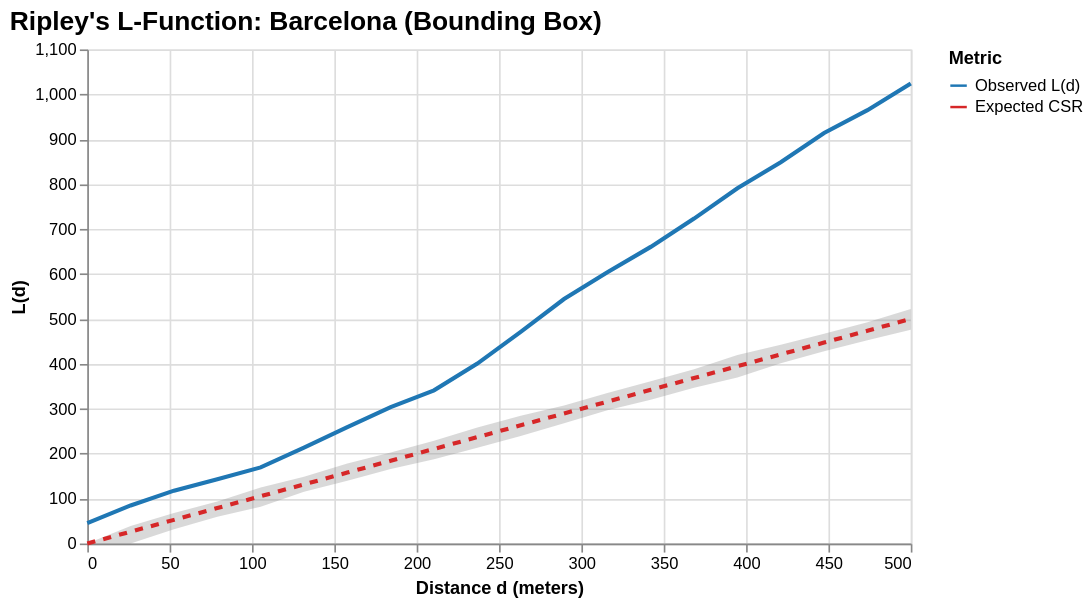
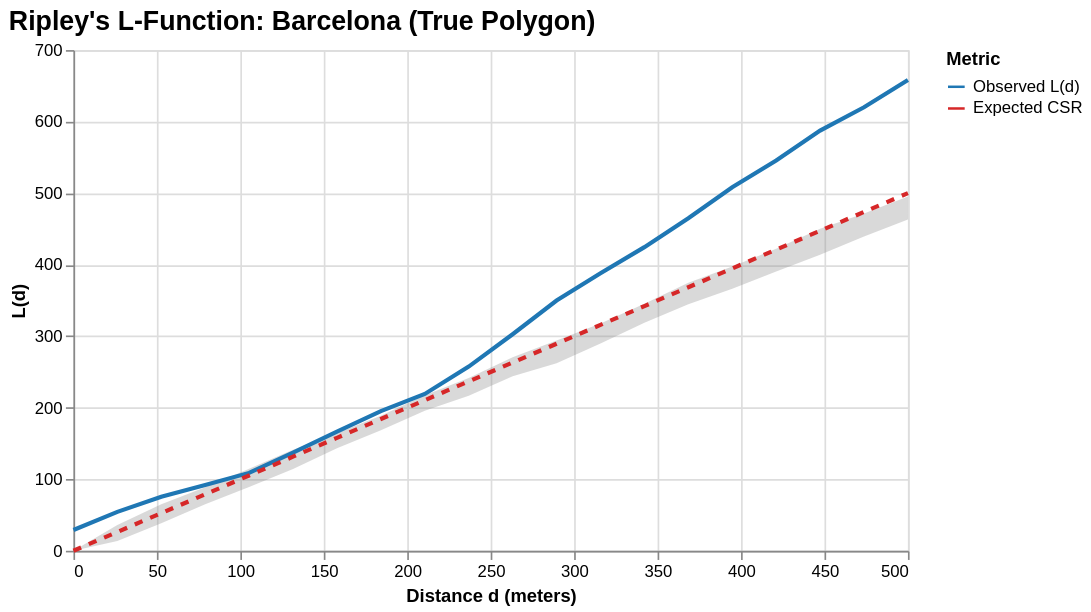
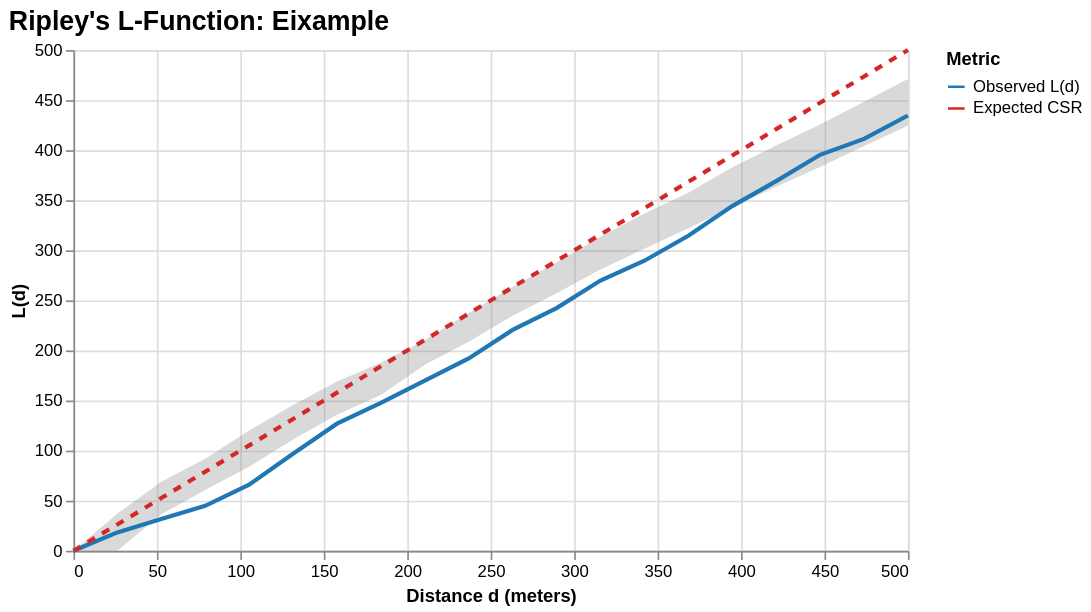
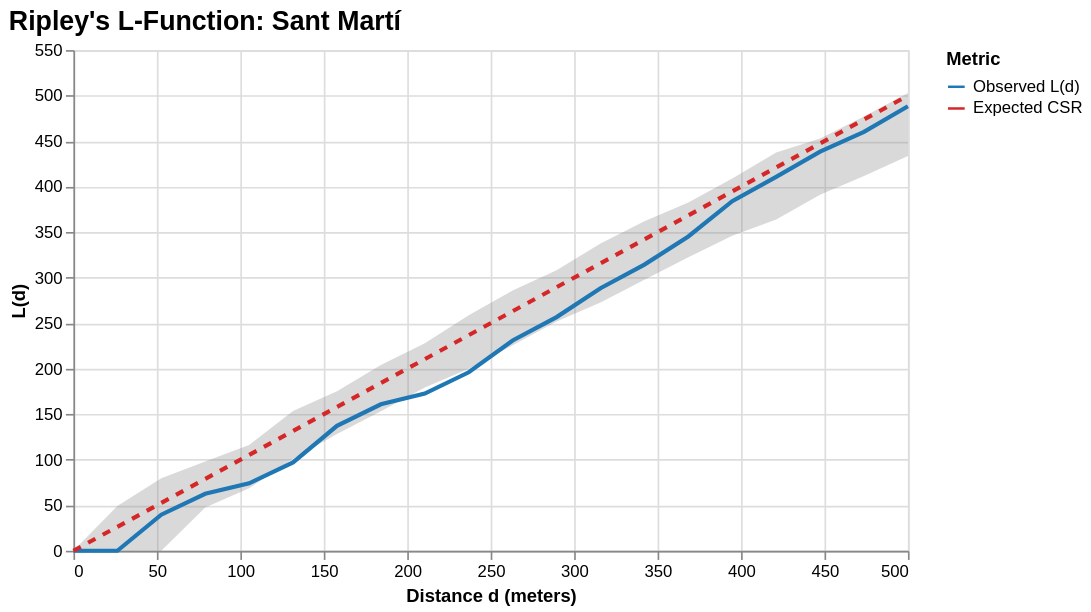

Notebook cell for these charts, in order:
### Code cell
# ==========================================
# 2. Execution Loop for Districts
# ==========================================

print("--- City-Wide Comparisons ---")
chart_bbox = analyze_and_plot_area(stations_gdf, "Barcelona (Bounding Box)", max_distance=500)
chart_bbox.display()

chart_true = analyze_and_plot_area(stations_gdf, "Barcelona (True Polygon)", max_distance=500)
chart_true.display()


print("\n--- District Analysis ---")
# Count stations by DISTRICT instead of neighborhood
station_counts = stations_with_nhood['nom_districte'].value_counts()

# Keep districts with at least 10 stations
valid_districts = station_counts[station_counts >= 10].index.tolist()

print(f"Found {len(valid_districts)} districts with 10+ stations.")

for district in valid_districts:
    # Notice: Increased max_distance to 800m because districts are physically larger
    chart = analyze_and_plot_area(stations_gdf, district, max_distance=500)
    
    if isinstance(chart, str):
        print(chart)
    else:
        chart.display()

### Figure 1 — Vega-Lite specification as saved in the notebook (floating-point values rounded to 4 significant figures)
{"config": {"view": {"continuousWidth": 300, "continuousHeight": 300}, "title": {"anchor": "start", "font": "Arial", "fontSize": 16}}, "layer": [{"data": {"name": "data-79d9a192017991d75df8ba352d695495"}, "mark": {"type": "area", "color": "#808080", "opacity": 0.3}, "encoding": {"x": {"field": "Distance", "type": "quantitative"}, "y": {"field": "Lower CI", "type": "quantitative"}, "y2": {"field": "Upper CI"}}}, {"data": {"name": "data-46fc702af0fb381aeec912562055ce50"}, "mark": {"type": "line", "size": 2.5}, "encoding": {"color": {"field": "Metric", "scale": {"domain": ["Observed L(d)", "Expected CSR"], "range": ["#1f77b4", "#d62728"]}, "type": "nominal"}, "strokeDash": {"condition": {"test": "(datum.Metric === 'Expected CSR')", "value": [5, 5]}, "value": [0]}, "x": {"field": "Distance", "title": "Distance d (meters)", "type": "quantitative"}, "y": {"field": "L_value", "title": "L(d)", "type": "quantitative"}}}], "height": 300, "title": "Ripley's L-Function: Barcelona (Bounding Box)", "width": 500, "$schema": "https://vega.github.io/schema/vega-lite/v6.1.0.json", "datasets": {"data-79d9a192017991d75df8ba352d695495": [{"Distance": 0.0, "Observed L(d)": 45.28, "Expected CSR": 0.0, "Lower CI": 0.0, "Upper CI": 0.0}, {"Distance": 26.32, "Observed L(d)": 84.7, "Expected CSR": 26.32, "Lower CI": 0.0, "Upper CI": 39.21}, {"Distance": 52.63, "Observed L(d)": 117.6, "Expected CSR": 52.63, "Lower CI": 32.01, "Upper CI": 68.1}, {"Distance": 78.95, "Observed L(d)": 143.2, "Expected CSR": 78.95, "Lower CI": 59.67, "Upper CI": 93.61}, {"Distance": 105.3, "Observed L(d)": 169.4, "Expected CSR": 105.3, "Lower CI": 81.62, "Upper CI": 124.6}, {"Distance": 131.6, "Observed L(d)": 213.6, "Expected CSR": 131.6, "Lower CI": 115.3, "Upper CI": 148.6}, {"Distance": 157.9, "Observed L(d)": 259.1, "Expected CSR": 157.9, "Lower CI": 139.5, "Upper CI": 178.4}, {"Distance": 184.2, "Observed L(d)": 303.7, "Expected CSR": 184.2, "Lower CI": 166.0, "Upper CI": 202.5}, {"Distance": 210.5, "Observed L(d)": 341.1, "Expected CSR": 210.5, "Lower CI": 187.8, "Upper CI": 228.8}, {"Distance": 236.8, "Observed L(d)": 400.5, "Expected CSR": 236.8, "Lower CI": 213.2, "Upper CI": 258.2}, {"Distance": 263.2, "Observed L(d)": 471.1, "Expected CSR": 263.2, "Lower CI": 239.5, "Upper CI": 284.6}, {"Distance": 289.5, "Observed L(d)": 544.3, "Expected CSR": 289.5, "Lower CI": 267.5, "Upper CI": 307.3}, {"Distance": 315.8, "Observed L(d)": 603.6, "Expected CSR": 315.8, "Lower CI": 296.6, "Upper CI": 335.4}, {"Distance": 342.1, "Observed L(d)": 660.4, "Expected CSR": 342.1, "Lower CI": 320.1, "Upper CI": 361.1}, {"Distance": 368.4, "Observed L(d)": 723.3, "Expected CSR": 368.4, "Lower CI": 346.6, "Upper CI": 388.0}, {"Distance": 394.7, "Observed L(d)": 790.7, "Expected CSR": 394.7, "Lower CI": 369.7, "Upper CI": 419.9}, {"Distance": 421.1, "Observed L(d)": 848.8, "Expected CSR": 421.1, "Lower CI": 401.5, "Upper CI": 442.7}, {"Distance": 447.4, "Observed L(d)": 914.0, "Expected CSR": 447.4, "Lower CI": 428.0, "Upper CI": 466.9}, {"Distance": 473.7, "Observed L(d)": 964.7, "Expected CSR": 473.7, "Lower CI": 452.7, "Upper CI": 492.8}, {"Distance": 500.0, "Observed L(d)": 1024.0, "Expected CSR": 500.0, "Lower CI": 475.9, "Upper CI": 521.9}], "data-46fc702af0fb381aeec912562055ce50": [{"Distance": 0.0, "Lower CI": 0.0, "Upper CI": 0.0, "Metric": "Observed L(d)", "L_value": 45.28}, {"Distance": 26.32, "Lower CI": 0.0, "Upper CI": 39.21, "Metric": "Observed L(d)", "L_value": 84.7}, {"Distance": 52.63, "Lower CI": 32.01, "Upper CI": 68.1, "Metric": "Observed L(d)", "L_value": 117.6}, {"Distance": 78.95, "Lower CI": 59.67, "Upper CI": 93.61, "Metric": "Observed L(d)", "L_value": 143.2}, {"Distance": 105.3, "Lower CI": 81.62, "Upper CI": 124.6, "Metric": "Observed L(d)", "L_value": 169.4}, {"Distance": 131.6, "Lower CI": 115.3, "Upper CI": 148.6, "Metric": "Observed L(d)", "L_value": 213.6}, {"Distance": 157.9, "Lower CI": 139.5, "Upper CI": 178.4, "Metric": "Observed L(d)", "L_value": 259.1}, {"Distance": 184.2, "Lower CI": 166.0, "Upper CI": 202.5, "Metric": "Observed L(d)", "L_value": 303.7}, {"Distance": 210.5, "Lower CI": 187.8, "Upper CI": 228.8, "Metric": "Observed L(d)", "L_value": 341.1}, {"Distance": 236.8, "Lower CI": 213.2, "Upper CI": 258.2, "Metric": "Observed L(d)", "L_value": 400.5}, {"Distance": 263.2, "Lower CI": 239.5, "Upper CI": 284.6, "Metric": "Observed L(d)", "L_value": 471.1}, {"Distance": 289.5, "Lower CI": 267.5, "Upper CI": 307.3, "Metric": "Observed L(d)", "L_value": 544.3}, {"Distance": 315.8, "Lower CI": 296.6, "Upper CI": 335.4, "Metric": "Observed L(d)", "L_value": 603.6}, {"Distance": 342.1, "Lower CI": 320.1, "Upper CI": 361.1, "Metric": "Observed L(d)", "L_value": 660.4}, {"Distance": 368.4, "Lower CI": 346.6, "Upper CI": 388.0, "Metric": "Observed L(d)", "L_value": 723.3}, {"Distance": 394.7, "Lower CI": 369.7, "Upper CI": 419.9, "Metric": "Observed L(d)", "L_value": 790.7}, {"Distance": 421.1, "Lower CI": 401.5, "Upper CI": 442.7, "Metric": "Observed L(d)", "L_value": 848.8}, {"Distance": 447.4, "Lower CI": 428.0, "Upper CI": 466.9, "Metric": "Observed L(d)", "L_value": 914.0}, {"Distance": 473.7, "Lower CI": 452.7, "Upper CI": 492.8, "Metric": "Observed L(d)", "L_value": 964.7}, {"Distance": 500.0, "Lower CI": 475.9, "Upper CI": 521.9, "Metric": "Observed L(d)", "L_value": 1024.0}, {"Distance": 0.0, "Lower CI": 0.0, "Upper CI": 0.0, "Metric": "Expected CSR", "L_value": 0.0}, {"Distance": 26.32, "Lower CI": 0.0, "Upper CI": 39.21, "Metric": "Expected CSR", "L_value": 26.32}, {"Distance": 52.63, "Lower CI": 32.01, "Upper CI": 68.1, "Metric": "Expected CSR", "L_value": 52.63}, {"Distance": 78.95, "Lower CI": 59.67, "Upper CI": 93.61, "Metric": "Expected CSR", "L_value": 78.95}, {"Distance": 105.3, "Lower CI": 81.62, "Upper CI": 124.6, "Metric": "Expected CSR", "L_value": 105.3}, {"Distance": 131.6, "Lower CI": 115.3, "Upper CI": 148.6, "Metric": "Expected CSR", "L_value": 131.6}, {"Distance": 157.9, "Lower CI": 139.5, "Upper CI": 178.4, "Metric": "Expected CSR", "L_value": 157.9}, {"Distance": 184.2, "Lower CI": 166.0, "Upper CI": 202.5, "Metric": "Expected CSR", "L_value": 184.2}, {"Distance": 210.5, "Lower CI": 187.8, "Upper CI": 228.8, "Metric": "Expected CSR", "L_value": 210.5}, {"Distance": 236.8, "Lower CI": 213.2, "Upper CI": 258.2, "Metric": "Expected CSR", "L_value": 236.8}, {"Distance": 263.2, "Lower CI": 239.5, "Upper CI": 284.6, "Metric": "Expected CSR", "L_value": 263.2}, {"Distance": 289.5, "Lower CI": 267.5, "Upper CI": 307.3, "Metric": "Expected CSR", "L_value": 289.5}, {"Distance": 315.8, "Lower CI": 296.6, "Upper CI": 335.4, "Metric": "Expected CSR", "L_value": 315.8}, {"Distance": 342.1, "Lower CI": 320.1, "Upper CI": 361.1, "Metric": "Expected CSR", "L_value": 342.1}, {"Distance": 368.4, "Lower CI": 346.6, "Upper CI": 388.0, "Metric": "Expected CSR", "L_value": 368.4}, {"Distance": 394.7, "Lower CI": 369.7, "Upper CI": 419.9, "Metric": "Expected CSR", "L_value": 394.7}, {"Distance": 421.1, "Lower CI": 401.5, "Upper CI": 442.7, "Metric": "Expected CSR", "L_value": 421.1}, {"Distance": 447.4, "Lower CI": 428.0, "Upper CI": 466.9, "Metric": "Expected CSR", "L_value": 447.4}, {"Distance": 473.7, "Lower CI": 452.7, "Upper CI": 492.8, "Metric": "Expected CSR", "L_value": 473.7}, {"Distance": 500.0, "Lower CI": 475.9, "Upper CI": 521.9, "Metric": "Expected CSR", "L_value": 500.0}]}}

### Figure 2 — Vega-Lite specification as saved in the notebook (floating-point values rounded to 4 significant figures)
{"config": {"view": {"continuousWidth": 300, "continuousHeight": 300}, "title": {"anchor": "start", "font": "Arial", "fontSize": 16}}, "layer": [{"data": {"name": "data-0fc0849d9788339267044d8625cf9505"}, "mark": {"type": "area", "color": "#808080", "opacity": 0.3}, "encoding": {"x": {"field": "Distance", "type": "quantitative"}, "y": {"field": "Lower CI", "type": "quantitative"}, "y2": {"field": "Upper CI"}}}, {"data": {"name": "data-56fac09a25ee3739a450d289af706b23"}, "mark": {"type": "line", "size": 2.5}, "encoding": {"color": {"field": "Metric", "scale": {"domain": ["Observed L(d)", "Expected CSR"], "range": ["#1f77b4", "#d62728"]}, "type": "nominal"}, "strokeDash": {"condition": {"test": "(datum.Metric === 'Expected CSR')", "value": [5, 5]}, "value": [0]}, "x": {"field": "Distance", "title": "Distance d (meters)", "type": "quantitative"}, "y": {"field": "L_value", "title": "L(d)", "type": "quantitative"}}}], "height": 300, "title": "Ripley's L-Function: Barcelona (True Polygon)", "width": 500, "$schema": "https://vega.github.io/schema/vega-lite/v6.1.0.json", "datasets": {"data-0fc0849d9788339267044d8625cf9505": [{"Distance": 0.0, "Observed L(d)": 29.1, "Expected CSR": 0.0, "Lower CI": 0.0, "Upper CI": 0.0}, {"Distance": 26.32, "Observed L(d)": 54.44, "Expected CSR": 26.32, "Lower CI": 13.82, "Upper CI": 35.92}, {"Distance": 52.63, "Observed L(d)": 75.6, "Expected CSR": 52.63, "Lower CI": 38.5, "Upper CI": 65.07}, {"Distance": 78.95, "Observed L(d)": 92.02, "Expected CSR": 78.95, "Lower CI": 64.9, "Upper CI": 88.79}, {"Distance": 105.3, "Observed L(d)": 108.9, "Expected CSR": 105.3, "Lower CI": 89.13, "Upper CI": 114.8}, {"Distance": 131.6, "Observed L(d)": 137.3, "Expected CSR": 131.6, "Lower CI": 114.3, "Upper CI": 141.1}, {"Distance": 157.9, "Observed L(d)": 166.5, "Expected CSR": 157.9, "Lower CI": 143.2, "Upper CI": 164.7}, {"Distance": 184.2, "Observed L(d)": 195.2, "Expected CSR": 184.2, "Lower CI": 168.4, "Upper CI": 188.7}, {"Distance": 210.5, "Observed L(d)": 219.2, "Expected CSR": 210.5, "Lower CI": 195.7, "Upper CI": 217.3}, {"Distance": 236.8, "Observed L(d)": 257.4, "Expected CSR": 236.8, "Lower CI": 216.7, "Upper CI": 241.5}, {"Distance": 263.2, "Observed L(d)": 302.8, "Expected CSR": 263.2, "Lower CI": 243.9, "Upper CI": 270.7}, {"Distance": 289.5, "Observed L(d)": 349.8, "Expected CSR": 289.5, "Lower CI": 262.3, "Upper CI": 293.9}, {"Distance": 315.8, "Observed L(d)": 388.0, "Expected CSR": 315.8, "Lower CI": 289.9, "Upper CI": 317.8}, {"Distance": 342.1, "Observed L(d)": 424.5, "Expected CSR": 342.1, "Lower CI": 318.6, "Upper CI": 345.3}, {"Distance": 368.4, "Observed L(d)": 464.9, "Expected CSR": 368.4, "Lower CI": 344.5, "Upper CI": 374.7}, {"Distance": 394.7, "Observed L(d)": 508.2, "Expected CSR": 394.7, "Lower CI": 366.3, "Upper CI": 397.6}, {"Distance": 421.1, "Observed L(d)": 545.6, "Expected CSR": 421.1, "Lower CI": 390.5, "Upper CI": 422.1}, {"Distance": 447.4, "Observed L(d)": 587.4, "Expected CSR": 447.4, "Lower CI": 413.8, "Upper CI": 450.3}, {"Distance": 473.7, "Observed L(d)": 620.0, "Expected CSR": 473.7, "Lower CI": 439.5, "Upper CI": 471.7}, {"Distance": 500.0, "Observed L(d)": 658.1, "Expected CSR": 500.0, "Lower CI": 463.0, "Upper CI": 495.3}], "data-56fac09a25ee3739a450d289af706b23": [{"Distance": 0.0, "Lower CI": 0.0, "Upper CI": 0.0, "Metric": "Observed L(d)", "L_value": 29.1}, {"Distance": 26.32, "Lower CI": 13.82, "Upper CI": 35.92, "Metric": "Observed L(d)", "L_value": 54.44}, {"Distance": 52.63, "Lower CI": 38.5, "Upper CI": 65.07, "Metric": "Observed L(d)", "L_value": 75.6}, {"Distance": 78.95, "Lower CI": 64.9, "Upper CI": 88.79, "Metric": "Observed L(d)", "L_value": 92.02}, {"Distance": 105.3, "Lower CI": 89.13, "Upper CI": 114.8, "Metric": "Observed L(d)", "L_value": 108.9}, {"Distance": 131.6, "Lower CI": 114.3, "Upper CI": 141.1, "Metric": "Observed L(d)", "L_value": 137.3}, {"Distance": 157.9, "Lower CI": 143.2, "Upper CI": 164.7, "Metric": "Observed L(d)", "L_value": 166.5}, {"Distance": 184.2, "Lower CI": 168.4, "Upper CI": 188.7, "Metric": "Observed L(d)", "L_value": 195.2}, {"Distance": 210.5, "Lower CI": 195.7, "Upper CI": 217.3, "Metric": "Observed L(d)", "L_value": 219.2}, {"Distance": 236.8, "Lower CI": 216.7, "Upper CI": 241.5, "Metric": "Observed L(d)", "L_value": 257.4}, {"Distance": 263.2, "Lower CI": 243.9, "Upper CI": 270.7, "Metric": "Observed L(d)", "L_value": 302.8}, {"Distance": 289.5, "Lower CI": 262.3, "Upper CI": 293.9, "Metric": "Observed L(d)", "L_value": 349.8}, {"Distance": 315.8, "Lower CI": 289.9, "Upper CI": 317.8, "Metric": "Observed L(d)", "L_value": 388.0}, {"Distance": 342.1, "Lower CI": 318.6, "Upper CI": 345.3, "Metric": "Observed L(d)", "L_value": 424.5}, {"Distance": 368.4, "Lower CI": 344.5, "Upper CI": 374.7, "Metric": "Observed L(d)", "L_value": 464.9}, {"Distance": 394.7, "Lower CI": 366.3, "Upper CI": 397.6, "Metric": "Observed L(d)", "L_value": 508.2}, {"Distance": 421.1, "Lower CI": 390.5, "Upper CI": 422.1, "Metric": "Observed L(d)", "L_value": 545.6}, {"Distance": 447.4, "Lower CI": 413.8, "Upper CI": 450.3, "Metric": "Observed L(d)", "L_value": 587.4}, {"Distance": 473.7, "Lower CI": 439.5, "Upper CI": 471.7, "Metric": "Observed L(d)", "L_value": 620.0}, {"Distance": 500.0, "Lower CI": 463.0, "Upper CI": 495.3, "Metric": "Observed L(d)", "L_value": 658.1}, {"Distance": 0.0, "Lower CI": 0.0, "Upper CI": 0.0, "Metric": "Expected CSR", "L_value": 0.0}, {"Distance": 26.32, "Lower CI": 13.82, "Upper CI": 35.92, "Metric": "Expected CSR", "L_value": 26.32}, {"Distance": 52.63, "Lower CI": 38.5, "Upper CI": 65.07, "Metric": "Expected CSR", "L_value": 52.63}, {"Distance": 78.95, "Lower CI": 64.9, "Upper CI": 88.79, "Metric": "Expected CSR", "L_value": 78.95}, {"Distance": 105.3, "Lower CI": 89.13, "Upper CI": 114.8, "Metric": "Expected CSR", "L_value": 105.3}, {"Distance": 131.6, "Lower CI": 114.3, "Upper CI": 141.1, "Metric": "Expected CSR", "L_value": 131.6}, {"Distance": 157.9, "Lower CI": 143.2, "Upper CI": 164.7, "Metric": "Expected CSR", "L_value": 157.9}, {"Distance": 184.2, "Lower CI": 168.4, "Upper CI": 188.7, "Metric": "Expected CSR", "L_value": 184.2}, {"Distance": 210.5, "Lower CI": 195.7, "Upper CI": 217.3, "Metric": "Expected CSR", "L_value": 210.5}, {"Distance": 236.8, "Lower CI": 216.7, "Upper CI": 241.5, "Metric": "Expected CSR", "L_value": 236.8}, {"Distance": 263.2, "Lower CI": 243.9, "Upper CI": 270.7, "Metric": "Expected CSR", "L_value": 263.2}, {"Distance": 289.5, "Lower CI": 262.3, "Upper CI": 293.9, "Metric": "Expected CSR", "L_value": 289.5}, {"Distance": 315.8, "Lower CI": 289.9, "Upper CI": 317.8, "Metric": "Expected CSR", "L_value": 315.8}, {"Distance": 342.1, "Lower CI": 318.6, "Upper CI": 345.3, "Metric": "Expected CSR", "L_value": 342.1}, {"Distance": 368.4, "Lower CI": 344.5, "Upper CI": 374.7, "Metric": "Expected CSR", "L_value": 368.4}, {"Distance": 394.7, "Lower CI": 366.3, "Upper CI": 397.6, "Metric": "Expected CSR", "L_value": 394.7}, {"Distance": 421.1, "Lower CI": 390.5, "Upper CI": 422.1, "Metric": "Expected CSR", "L_value": 421.1}, {"Distance": 447.4, "Lower CI": 413.8, "Upper CI": 450.3, "Metric": "Expected CSR", "L_value": 447.4}, {"Distance": 473.7, "Lower CI": 439.5, "Upper CI": 471.7, "Metric": "Expected CSR", "L_value": 473.7}, {"Distance": 500.0, "Lower CI": 463.0, "Upper CI": 495.3, "Metric": "Expected CSR", "L_value": 500.0}]}}

### Figure 3 — Vega-Lite specification as saved in the notebook (floating-point values rounded to 4 significant figures)
{"config": {"view": {"continuousWidth": 300, "continuousHeight": 300}, "title": {"anchor": "start", "font": "Arial", "fontSize": 16}}, "layer": [{"data": {"name": "data-4d0e725746707df623b0a2d98f602371"}, "mark": {"type": "area", "color": "#808080", "opacity": 0.3}, "encoding": {"x": {"field": "Distance", "type": "quantitative"}, "y": {"field": "Lower CI", "type": "quantitative"}, "y2": {"field": "Upper CI"}}}, {"data": {"name": "data-a4d2cd398b923a3c0fc63fc97572ec12"}, "mark": {"type": "line", "size": 2.5}, "encoding": {"color": {"field": "Metric", "scale": {"domain": ["Observed L(d)", "Expected CSR"], "range": ["#1f77b4", "#d62728"]}, "type": "nominal"}, "strokeDash": {"condition": {"test": "(datum.Metric === 'Expected CSR')", "value": [5, 5]}, "value": [0]}, "x": {"field": "Distance", "title": "Distance d (meters)", "type": "quantitative"}, "y": {"field": "L_value", "title": "L(d)", "type": "quantitative"}}}], "height": 300, "title": "Ripley's L-Function: Eixample", "width": 500, "$schema": "https://vega.github.io/schema/vega-lite/v6.1.0.json", "datasets": {"data-4d0e725746707df623b0a2d98f602371": [{"Distance": 0.0, "Observed L(d)": 0.0, "Expected CSR": 0.0, "Lower CI": 0.0, "Upper CI": 0.0}, {"Distance": 26.32, "Observed L(d)": 18.32, "Expected CSR": 26.32, "Lower CI": 0.0, "Upper CI": 37.05}, {"Distance": 52.63, "Observed L(d)": 31.73, "Expected CSR": 52.63, "Lower CI": 36.39, "Upper CI": 68.89}, {"Distance": 78.95, "Observed L(d)": 44.87, "Expected CSR": 78.95, "Lower CI": 60.75, "Upper CI": 91.94}, {"Distance": 105.3, "Observed L(d)": 66.05, "Expected CSR": 105.3, "Lower CI": 83.94, "Upper CI": 120.2}, {"Distance": 131.6, "Observed L(d)": 96.93, "Expected CSR": 131.6, "Lower CI": 111.2, "Upper CI": 145.5}, {"Distance": 157.9, "Observed L(d)": 126.9, "Expected CSR": 157.9, "Lower CI": 135.8, "Upper CI": 169.1}, {"Distance": 184.2, "Observed L(d)": 147.7, "Expected CSR": 184.2, "Lower CI": 155.4, "Upper CI": 187.8}, {"Distance": 210.5, "Observed L(d)": 169.9, "Expected CSR": 210.5, "Lower CI": 185.8, "Upper CI": 210.6}, {"Distance": 236.8, "Observed L(d)": 192.1, "Expected CSR": 236.8, "Lower CI": 208.8, "Upper CI": 237.5}, {"Distance": 263.2, "Observed L(d)": 220.6, "Expected CSR": 263.2, "Lower CI": 234.6, "Upper CI": 263.6}, {"Distance": 289.5, "Observed L(d)": 242.3, "Expected CSR": 289.5, "Lower CI": 257.1, "Upper CI": 288.1}, {"Distance": 315.8, "Observed L(d)": 269.8, "Expected CSR": 315.8, "Lower CI": 280.8, "Upper CI": 313.6}, {"Distance": 342.1, "Observed L(d)": 289.6, "Expected CSR": 342.1, "Lower CI": 301.6, "Upper CI": 336.8}, {"Distance": 368.4, "Observed L(d)": 314.6, "Expected CSR": 368.4, "Lower CI": 322.0, "Upper CI": 357.6}, {"Distance": 394.7, "Observed L(d)": 344.2, "Expected CSR": 394.7, "Lower CI": 343.0, "Upper CI": 383.1}, {"Distance": 421.1, "Observed L(d)": 369.1, "Expected CSR": 421.1, "Lower CI": 363.5, "Upper CI": 404.6}, {"Distance": 447.4, "Observed L(d)": 395.4, "Expected CSR": 447.4, "Lower CI": 383.3, "Upper CI": 425.8}, {"Distance": 473.7, "Observed L(d)": 411.2, "Expected CSR": 473.7, "Lower CI": 404.2, "Upper CI": 448.4}, {"Distance": 500.0, "Observed L(d)": 434.6, "Expected CSR": 500.0, "Lower CI": 424.4, "Upper CI": 471.2}], "data-a4d2cd398b923a3c0fc63fc97572ec12": [{"Distance": 0.0, "Lower CI": 0.0, "Upper CI": 0.0, "Metric": "Observed L(d)", "L_value": 0.0}, {"Distance": 26.32, "Lower CI": 0.0, "Upper CI": 37.05, "Metric": "Observed L(d)", "L_value": 18.32}, {"Distance": 52.63, "Lower CI": 36.39, "Upper CI": 68.89, "Metric": "Observed L(d)", "L_value": 31.73}, {"Distance": 78.95, "Lower CI": 60.75, "Upper CI": 91.94, "Metric": "Observed L(d)", "L_value": 44.87}, {"Distance": 105.3, "Lower CI": 83.94, "Upper CI": 120.2, "Metric": "Observed L(d)", "L_value": 66.05}, {"Distance": 131.6, "Lower CI": 111.2, "Upper CI": 145.5, "Metric": "Observed L(d)", "L_value": 96.93}, {"Distance": 157.9, "Lower CI": 135.8, "Upper CI": 169.1, "Metric": "Observed L(d)", "L_value": 126.9}, {"Distance": 184.2, "Lower CI": 155.4, "Upper CI": 187.8, "Metric": "Observed L(d)", "L_value": 147.7}, {"Distance": 210.5, "Lower CI": 185.8, "Upper CI": 210.6, "Metric": "Observed L(d)", "L_value": 169.9}, {"Distance": 236.8, "Lower CI": 208.8, "Upper CI": 237.5, "Metric": "Observed L(d)", "L_value": 192.1}, {"Distance": 263.2, "Lower CI": 234.6, "Upper CI": 263.6, "Metric": "Observed L(d)", "L_value": 220.6}, {"Distance": 289.5, "Lower CI": 257.1, "Upper CI": 288.1, "Metric": "Observed L(d)", "L_value": 242.3}, {"Distance": 315.8, "Lower CI": 280.8, "Upper CI": 313.6, "Metric": "Observed L(d)", "L_value": 269.8}, {"Distance": 342.1, "Lower CI": 301.6, "Upper CI": 336.8, "Metric": "Observed L(d)", "L_value": 289.6}, {"Distance": 368.4, "Lower CI": 322.0, "Upper CI": 357.6, "Metric": "Observed L(d)", "L_value": 314.6}, {"Distance": 394.7, "Lower CI": 343.0, "Upper CI": 383.1, "Metric": "Observed L(d)", "L_value": 344.2}, {"Distance": 421.1, "Lower CI": 363.5, "Upper CI": 404.6, "Metric": "Observed L(d)", "L_value": 369.1}, {"Distance": 447.4, "Lower CI": 383.3, "Upper CI": 425.8, "Metric": "Observed L(d)", "L_value": 395.4}, {"Distance": 473.7, "Lower CI": 404.2, "Upper CI": 448.4, "Metric": "Observed L(d)", "L_value": 411.2}, {"Distance": 500.0, "Lower CI": 424.4, "Upper CI": 471.2, "Metric": "Observed L(d)", "L_value": 434.6}, {"Distance": 0.0, "Lower CI": 0.0, "Upper CI": 0.0, "Metric": "Expected CSR", "L_value": 0.0}, {"Distance": 26.32, "Lower CI": 0.0, "Upper CI": 37.05, "Metric": "Expected CSR", "L_value": 26.32}, {"Distance": 52.63, "Lower CI": 36.39, "Upper CI": 68.89, "Metric": "Expected CSR", "L_value": 52.63}, {"Distance": 78.95, "Lower CI": 60.75, "Upper CI": 91.94, "Metric": "Expected CSR", "L_value": 78.95}, {"Distance": 105.3, "Lower CI": 83.94, "Upper CI": 120.2, "Metric": "Expected CSR", "L_value": 105.3}, {"Distance": 131.6, "Lower CI": 111.2, "Upper CI": 145.5, "Metric": "Expected CSR", "L_value": 131.6}, {"Distance": 157.9, "Lower CI": 135.8, "Upper CI": 169.1, "Metric": "Expected CSR", "L_value": 157.9}, {"Distance": 184.2, "Lower CI": 155.4, "Upper CI": 187.8, "Metric": "Expected CSR", "L_value": 184.2}, {"Distance": 210.5, "Lower CI": 185.8, "Upper CI": 210.6, "Metric": "Expected CSR", "L_value": 210.5}, {"Distance": 236.8, "Lower CI": 208.8, "Upper CI": 237.5, "Metric": "Expected CSR", "L_value": 236.8}, {"Distance": 263.2, "Lower CI": 234.6, "Upper CI": 263.6, "Metric": "Expected CSR", "L_value": 263.2}, {"Distance": 289.5, "Lower CI": 257.1, "Upper CI": 288.1, "Metric": "Expected CSR", "L_value": 289.5}, {"Distance": 315.8, "Lower CI": 280.8, "Upper CI": 313.6, "Metric": "Expected CSR", "L_value": 315.8}, {"Distance": 342.1, "Lower CI": 301.6, "Upper CI": 336.8, "Metric": "Expected CSR", "L_value": 342.1}, {"Distance": 368.4, "Lower CI": 322.0, "Upper CI": 357.6, "Metric": "Expected CSR", "L_value": 368.4}, {"Distance": 394.7, "Lower CI": 343.0, "Upper CI": 383.1, "Metric": "Expected CSR", "L_value": 394.7}, {"Distance": 421.1, "Lower CI": 363.5, "Upper CI": 404.6, "Metric": "Expected CSR", "L_value": 421.1}, {"Distance": 447.4, "Lower CI": 383.3, "Upper CI": 425.8, "Metric": "Expected CSR", "L_value": 447.4}, {"Distance": 473.7, "Lower CI": 404.2, "Upper CI": 448.4, "Metric": "Expected CSR", "L_value": 473.7}, {"Distance": 500.0, "Lower CI": 424.4, "Upper CI": 471.2, "Metric": "Expected CSR", "L_value": 500.0}]}}

### Figure 4 — Vega-Lite specification as saved in the notebook (floating-point values rounded to 4 significant figures)
{"config": {"view": {"continuousWidth": 300, "continuousHeight": 300}, "title": {"anchor": "start", "font": "Arial", "fontSize": 16}}, "layer": [{"data": {"name": "data-cf87388783cbdc26cc7050a4fe1153c4"}, "mark": {"type": "area", "color": "#808080", "opacity": 0.3}, "encoding": {"x": {"field": "Distance", "type": "quantitative"}, "y": {"field": "Lower CI", "type": "quantitative"}, "y2": {"field": "Upper CI"}}}, {"data": {"name": "data-985b9b08c326a963f52f5b467188f8d1"}, "mark": {"type": "line", "size": 2.5}, "encoding": {"color": {"field": "Metric", "scale": {"domain": ["Observed L(d)", "Expected CSR"], "range": ["#1f77b4", "#d62728"]}, "type": "nominal"}, "strokeDash": {"condition": {"test": "(datum.Metric === 'Expected CSR')", "value": [5, 5]}, "value": [0]}, "x": {"field": "Distance", "title": "Distance d (meters)", "type": "quantitative"}, "y": {"field": "L_value", "title": "L(d)", "type": "quantitative"}}}], "height": 300, "title": "Ripley's L-Function: Sant Martí", "width": 500, "$schema": "https://vega.github.io/schema/vega-lite/v6.1.0.json", "datasets": {"data-cf87388783cbdc26cc7050a4fe1153c4": [{"Distance": 0.0, "Observed L(d)": 0.0, "Expected CSR": 0.0, "Lower CI": 0.0, "Upper CI": 0.0}, {"Distance": 26.32, "Observed L(d)": 0.0, "Expected CSR": 26.32, "Lower CI": 0.0, "Upper CI": 49.21}, {"Distance": 52.63, "Observed L(d)": 39.61, "Expected CSR": 52.63, "Lower CI": 0.0, "Upper CI": 79.68}, {"Distance": 78.95, "Observed L(d)": 62.62, "Expected CSR": 78.95, "Lower CI": 47.48, "Upper CI": 97.94}, {"Distance": 105.3, "Observed L(d)": 74.1, "Expected CSR": 105.3, "Lower CI": 68.6, "Upper CI": 116.3}, {"Distance": 131.6, "Observed L(d)": 97.01, "Expected CSR": 131.6, "Lower CI": 101.0, "Upper CI": 153.6}, {"Distance": 157.9, "Observed L(d)": 137.2, "Expected CSR": 157.9, "Lower CI": 128.2, "Upper CI": 175.3}, {"Distance": 184.2, "Observed L(d)": 160.9, "Expected CSR": 184.2, "Lower CI": 153.4, "Upper CI": 204.0}, {"Distance": 210.5, "Observed L(d)": 172.6, "Expected CSR": 210.5, "Lower CI": 179.3, "Upper CI": 228.0}, {"Distance": 236.8, "Observed L(d)": 196.0, "Expected CSR": 236.8, "Lower CI": 200.0, "Upper CI": 258.7}, {"Distance": 263.2, "Observed L(d)": 230.9, "Expected CSR": 263.2, "Lower CI": 225.7, "Upper CI": 285.8}, {"Distance": 289.5, "Observed L(d)": 256.7, "Expected CSR": 289.5, "Lower CI": 251.9, "Upper CI": 308.2}, {"Distance": 315.8, "Observed L(d)": 288.3, "Expected CSR": 315.8, "Lower CI": 272.8, "Upper CI": 337.4}, {"Distance": 342.1, "Observed L(d)": 314.4, "Expected CSR": 342.1, "Lower CI": 297.6, "Upper CI": 362.1}, {"Distance": 368.4, "Observed L(d)": 345.3, "Expected CSR": 368.4, "Lower CI": 322.5, "Upper CI": 382.6}, {"Distance": 394.7, "Observed L(d)": 384.0, "Expected CSR": 394.7, "Lower CI": 346.0, "Upper CI": 409.0}, {"Distance": 421.1, "Observed L(d)": 410.6, "Expected CSR": 421.1, "Lower CI": 364.0, "Upper CI": 437.5}, {"Distance": 447.4, "Observed L(d)": 438.4, "Expected CSR": 447.4, "Lower CI": 391.0, "Upper CI": 452.9}, {"Distance": 473.7, "Observed L(d)": 460.2, "Expected CSR": 473.7, "Lower CI": 411.6, "Upper CI": 477.1}, {"Distance": 500.0, "Observed L(d)": 488.3, "Expected CSR": 500.0, "Lower CI": 433.7, "Upper CI": 502.7}], "data-985b9b08c326a963f52f5b467188f8d1": [{"Distance": 0.0, "Lower CI": 0.0, "Upper CI": 0.0, "Metric": "Observed L(d)", "L_value": 0.0}, {"Distance": 26.32, "Lower CI": 0.0, "Upper CI": 49.21, "Metric": "Observed L(d)", "L_value": 0.0}, {"Distance": 52.63, "Lower CI": 0.0, "Upper CI": 79.68, "Metric": "Observed L(d)", "L_value": 39.61}, {"Distance": 78.95, "Lower CI": 47.48, "Upper CI": 97.94, "Metric": "Observed L(d)", "L_value": 62.62}, {"Distance": 105.3, "Lower CI": 68.6, "Upper CI": 116.3, "Metric": "Observed L(d)", "L_value": 74.1}, {"Distance": 131.6, "Lower CI": 101.0, "Upper CI": 153.6, "Metric": "Observed L(d)", "L_value": 97.01}, {"Distance": 157.9, "Lower CI": 128.2, "Upper CI": 175.3, "Metric": "Observed L(d)", "L_value": 137.2}, {"Distance": 184.2, "Lower CI": 153.4, "Upper CI": 204.0, "Metric": "Observed L(d)", "L_value": 160.9}, {"Distance": 210.5, "Lower CI": 179.3, "Upper CI": 228.0, "Metric": "Observed L(d)", "L_value": 172.6}, {"Distance": 236.8, "Lower CI": 200.0, "Upper CI": 258.7, "Metric": "Observed L(d)", "L_value": 196.0}, {"Distance": 263.2, "Lower CI": 225.7, "Upper CI": 285.8, "Metric": "Observed L(d)", "L_value": 230.9}, {"Distance": 289.5, "Lower CI": 251.9, "Upper CI": 308.2, "Metric": "Observed L(d)", "L_value": 256.7}, {"Distance": 315.8, "Lower CI": 272.8, "Upper CI": 337.4, "Metric": "Observed L(d)", "L_value": 288.3}, {"Distance": 342.1, "Lower CI": 297.6, "Upper CI": 362.1, "Metric": "Observed L(d)", "L_value": 314.4}, {"Distance": 368.4, "Lower CI": 322.5, "Upper CI": 382.6, "Metric": "Observed L(d)", "L_value": 345.3}, {"Distance": 394.7, "Lower CI": 346.0, "Upper CI": 409.0, "Metric": "Observed L(d)", "L_value": 384.0}, {"Distance": 421.1, "Lower CI": 364.0, "Upper CI": 437.5, "Metric": "Observed L(d)", "L_value": 410.6}, {"Distance": 447.4, "Lower CI": 391.0, "Upper CI": 452.9, "Metric": "Observed L(d)", "L_value": 438.4}, {"Distance": 473.7, "Lower CI": 411.6, "Upper CI": 477.1, "Metric": "Observed L(d)", "L_value": 460.2}, {"Distance": 500.0, "Lower CI": 433.7, "Upper CI": 502.7, "Metric": "Observed L(d)", "L_value": 488.3}, {"Distance": 0.0, "Lower CI": 0.0, "Upper CI": 0.0, "Metric": "Expected CSR", "L_value": 0.0}, {"Distance": 26.32, "Lower CI": 0.0, "Upper CI": 49.21, "Metric": "Expected CSR", "L_value": 26.32}, {"Distance": 52.63, "Lower CI": 0.0, "Upper CI": 79.68, "Metric": "Expected CSR", "L_value": 52.63}, {"Distance": 78.95, "Lower CI": 47.48, "Upper CI": 97.94, "Metric": "Expected CSR", "L_value": 78.95}, {"Distance": 105.3, "Lower CI": 68.6, "Upper CI": 116.3, "Metric": "Expected CSR", "L_value": 105.3}, {"Distance": 131.6, "Lower CI": 101.0, "Upper CI": 153.6, "Metric": "Expected CSR", "L_value": 131.6}, {"Distance": 157.9, "Lower CI": 128.2, "Upper CI": 175.3, "Metric": "Expected CSR", "L_value": 157.9}, {"Distance": 184.2, "Lower CI": 153.4, "Upper CI": 204.0, "Metric": "Expected CSR", "L_value": 184.2}, {"Distance": 210.5, "Lower CI": 179.3, "Upper CI": 228.0, "Metric": "Expected CSR", "L_value": 210.5}, {"Distance": 236.8, "Lower CI": 200.0, "Upper CI": 258.7, "Metric": "Expected CSR", "L_value": 236.8}, {"Distance": 263.2, "Lower CI": 225.7, "Upper CI": 285.8, "Metric": "Expected CSR", "L_value": 263.2}, {"Distance": 289.5, "Lower CI": 251.9, "Upper CI": 308.2, "Metric": "Expected CSR", "L_value": 289.5}, {"Distance": 315.8, "Lower CI": 272.8, "Upper CI": 337.4, "Metric": "Expected CSR", "L_value": 315.8}, {"Distance": 342.1, "Lower CI": 297.6, "Upper CI": 362.1, "Metric": "Expected CSR", "L_value": 342.1}, {"Distance": 368.4, "Lower CI": 322.5, "Upper CI": 382.6, "Metric": "Expected CSR", "L_value": 368.4}, {"Distance": 394.7, "Lower CI": 346.0, "Upper CI": 409.0, "Metric": "Expected CSR", "L_value": 394.7}, {"Distance": 421.1, "Lower CI": 364.0, "Upper CI": 437.5, "Metric": "Expected CSR", "L_value": 421.1}, {"Distance": 447.4, "Lower CI": 391.0, "Upper CI": 452.9, "Metric": "Expected CSR", "L_value": 447.4}, {"Distance": 473.7, "Lower CI": 411.6, "Upper CI": 477.1, "Metric": "Expected CSR", "L_value": 473.7}, {"Distance": 500.0, "Lower CI": 433.7, "Upper CI": 502.7, "Metric": "Expected CSR", "L_value": 500.0}]}}
